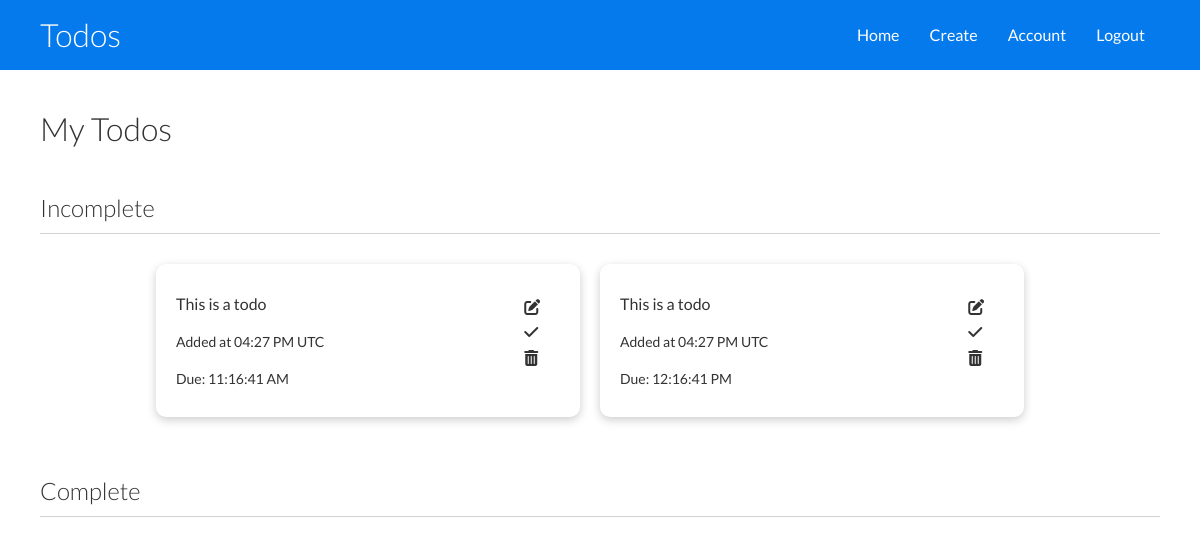
Page /dashboard (signed in) on the earlier database version.
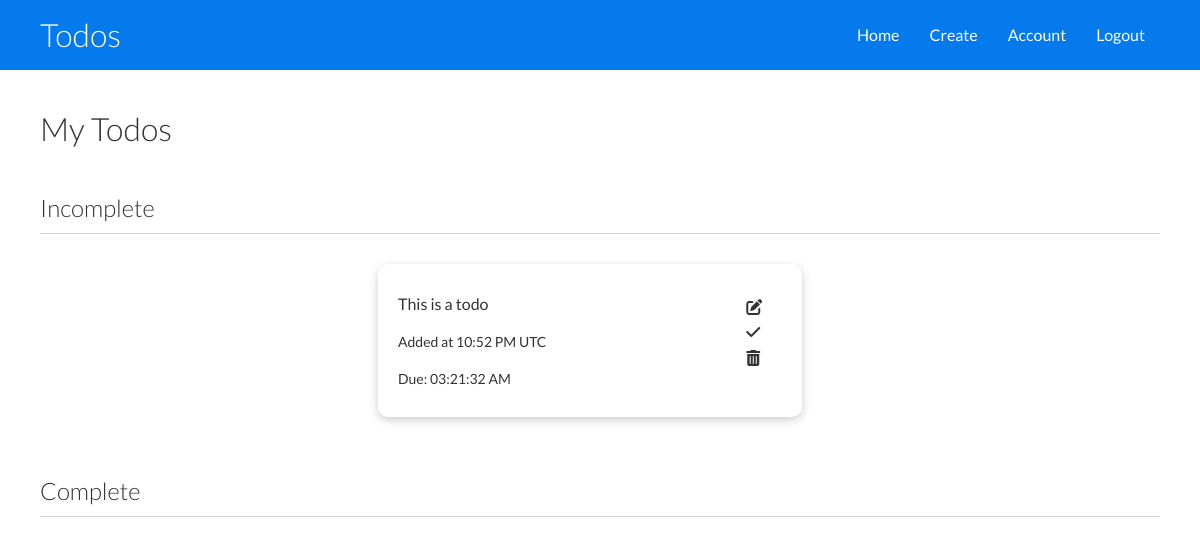
Same page on the later database version.
### app.py (models this page shows)
class Todo(db.Model):
    id = db.Column(db.Integer, primary_key=True)
    todo = db.Column(db.String(130), nullable=False)
    complete = db.Column(db.Boolean)
    due_date = db.Column(db.DateTime)
    todo_time = db.Column(db.DateTime, nullable=False, default=datetime.datetime.utcnow())
    user_id = db.Column(db.Integer, db.ForeignKey('user.id'), nullable=False)

### app.py (the view)
@app.route('/dashboard', methods=['GET', 'POST'])
@login_required
def dashboard():
    incomplete_todos = Todo.query.filter_by(writer=current_user, complete=False).all()
    complete_todos = Todo.query.filter_by(writer=current_user, complete=True).all()
    return render_template('dashboard.html', incomplete_todos=incomplete_todos, complete_todos=complete_todos)

### app.py (called while the page is built)
@login_manager.user_loader
def load_user(user_id):
    return User.query.get(int(user_id))

@app.before_request
def make_session_permanent():
    session.permanent = True

### templates/dashboard.html (shortened to what this page needs)
<!DOCTYPE html>
<html lang="en">
<head>
	<link rel='stylesheet' href="{{ url_for('static', filename='dashboard.css')}}">
</head>
<body>
	<div class='navbar'>
		<div class="container flex">
			<h1 class='logo'>Todos</h1>
			<nav>
				<ul>
					<li><a href='/dashboard'>Home</a></li>
					<li><a href="/new-todo">Create</a></li>
					<li><a href="/my-account">Account</a></li>
					<li><a href='/logout'>Logout</a></li>
				</ul>
			</nav>
		</div>
	</div>
	<div class='todos'>
		<div class='container'>
			<h1>My Todos</h1><br>
			<div class='incomplete-todos'>
				<h2>Incomplete</h2>
				<hr>
				<div class='all-todos'>
					{% for todo in incomplete_todos %}
						<div class='todo card'>
							<div class='todo-info'>
								<p>{{todo.todo}}</p>
								<p class='added-time'>Added at {{todo.todo_time.strftime('%I:%M %p')}} UTC</p>
								<p class='due-date'>Due: {{ todo.due_date.strftime("%I:%M:%S %p") }}</p>
							</div><br>
							<div class='icons'>
								<a class='edit' href="{{ url_for('edit_todo', todo_id=todo.id)}}"><i class="fas fa-edit"></i></a>
								<a class='complete' href="{{ url_for('complete_todo', todo_id=todo.id)}}"><i class="fas fa-check"></i></a>
								<a class='delete' href="{{ url_for('delete_todo', todo_id=todo.id)}}"><i class="fas fa-trash-alt"></i></a>
							</div>
						</div>
					{% endfor %}
				</div>
			</div>
		</div>
		<div class='container'>
			<div class='complete-todos'>
				<h2>Complete</h2>
				<hr>
			</div>
		</div>
	</div>
</body>
</html>

### static/dashboard.css (style rules this page uses)
:root { --primary-color: #047aed; }
* { box-sizing: border-box; padding: 0; margin: 0; scroll-behavior: smooth; }
body { font-family: 'Lato', sans-serif; color: #333; line-height: 1.6; }
ul { list-style-type: none; }
a { text-decoration: none; color: #333; }
h1, h2 { font-weight: 300; line-height: 1.2; margin: 10px 0; }
p { margin: 10px 0; }
hr { height: 1px; border: 0; background-color: lightgray; margin-top: 10px; margin-bottom: 30px; }
.navbar { background-color: var(--primary-color); color: #fff; height: 70px; }
.navbar ul { display: flex; }
.navbar a { color: #fff; padding: 10px; margin: 0 5px; }
.navbar .flex { justify-content: space-between; }
.todos .container { margin-top: 30px; }
.all-todos { display: flex; flex-wrap: wrap; justify-content: center; align-self: center; }
.icons { display: flex; flex-direction: column; }
.todo-info { display: flex; flex-direction: column; line-height: normal; }
.todo-info > .added-time { font-size: 14px; }
.todo-info > .due-date { font-size: 14px; }
.todo .complete { margin-left: 200px; }
.todo .delete { margin-left: 200px; }
.todo .edit { margin-top: 10px; margin-left: 200px; }
.container { max-width: 1200px; margin: 0 auto; overflow: auto; padding: 0 40px; }
.card { background-color: #fff; color: #333; border-radius: 10px; box-shadow: 0 3px 10px rgba(0,0,0, 0.2); padding: 20px; margin-bottom: 20px; display: flex; width: 424px; margin-right: 20px; }
.flex { display: flex; justify-content: space-center; align-items: center; height: 100%; }

Differences in the rows shown:
removed Todo: todo "This is a todo", todo_time "04:27 PM", due_date "12:16:41 PM"
changed Todo "This is a todo": todo_time "04:27 PM" → "10:52 PM"; due_date "11:16:41 AM" → "03:21:32 AM"
